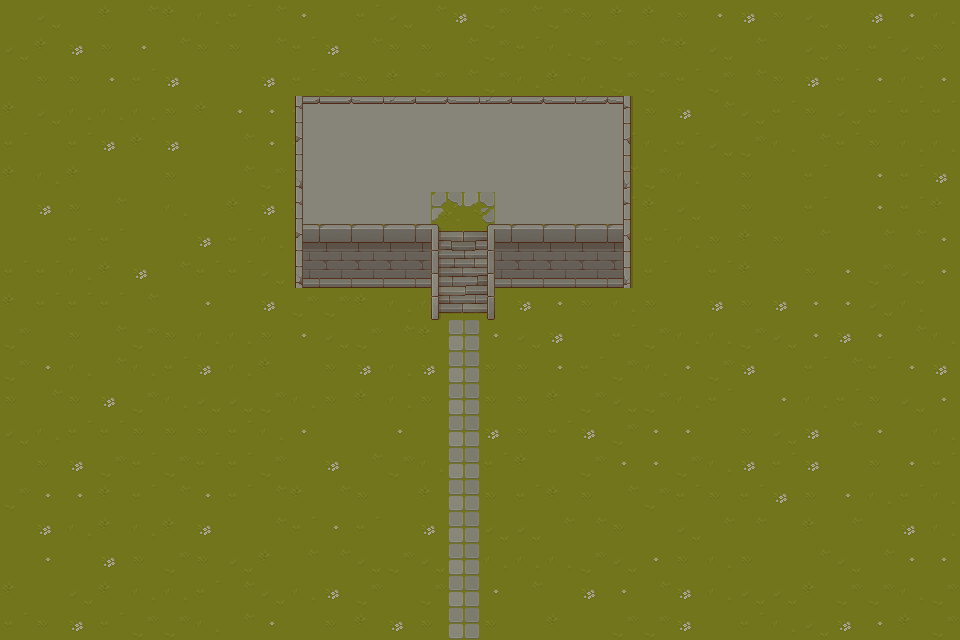

This is a level from a 2D game, rendered from its Tiled map with the project's own tilesets. A one-line summary and the complete map file follow:
An orthogonal 30x20 tile map with 32x32 px tiles, 3 tile layers (Base, Level2, Walls), 4 tilesets and 8 objects (Player).

<map version="1.10" tiledversion="1.11.1-99-gec89c545" orientation="orthogonal" renderorder="right-down" width="30" height="20" tilewidth="32" tileheight="32" infinite="0" nextlayerid="6" nextobjectid="53">
 <tileset firstgid="1" name="TX Struct" tilewidth="32" tileheight="32" tilecount="256" columns="16">
  <image source="../images/TX Struct.png" width="512" height="512" />
 </tileset>
 <tileset firstgid="257" name="TX Tileset Grass" tilewidth="32" tileheight="32" tilecount="64" columns="8">
  <image source="../images/TX Tileset Grass.png" width="256" height="256" />
 </tileset>
 <tileset firstgid="321" name="TX Tileset Wall" tilewidth="32" tileheight="32" tilecount="256" columns="16">
  <image source="../images/TX Tileset Wall.png" width="512" height="512" />
 </tileset>
 <tileset firstgid="577" name="TX Tileset Stone Ground" tilewidth="32" tileheight="32" tilecount="64" columns="8">
  <image source="../images/TX Tileset Stone Ground.png" width="256" height="256" />
 </tileset>
 <layer id="1" name="Base" width="30" height="20">
  <data encoding="csv">
257,260,257,258,267,258,268,259,267,261,257,259,260,267,269,266,267,266,265,258,258,265,261,269,265,260,257,269,261,268,
260,258,269,265,261,267,265,265,267,259,269,267,265,265,267,266,259,268,266,266,267,258,260,267,257,260,265,259,260,265,
257,265,265,261,259,269,257,257,269,259,266,265,258,266,267,266,268,258,268,266,266,259,266,267,265,269,259,261,268,261,
258,260,268,268,268,265,258,261,261,259,259,260,268,259,259,265,259,260,269,261,265,269,267,260,259,265,260,259,259,259,
259,257,259,269,258,269,257,267,261,259,266,261,267,259,267,266,267,266,260,259,268,259,260,266,268,267,259,265,268,268,
258,268,258,257,257,265,257,267,266,260,268,260,268,259,269,261,260,258,268,267,266,268,257,265,257,259,257,261,259,269,
257,269,265,267,257,268,257,258,269,268,268,268,258,258,265,259,266,268,268,259,258,260,257,265,257,259,257,261,259,258,
257,257,259,259,257,257,269,259,268,267,259,267,260,265,257,267,265,259,257,269,259,268,265,258,265,267,257,267,267,261,
259,259,268,258,269,267,259,259,260,269,258,268,259,268,259,268,257,268,265,258,259,257,259,258,257,265,261,266,260,261,
258,259,259,259,267,257,261,257,269,266,266,258,268,268,258,258,269,261,265,268,265,257,269,265,269,261,261,260,268,257,
266,257,265,267,266,265,268,268,265,261,260,266,267,258,289,261,260,269,257,259,266,268,268,266,260,261,269,261,267,268,
266,261,268,267,268,259,269,268,258,257,265,269,268,269,289,265,265,261,259,266,268,261,266,269,257,259,267,259,261,269,
265,267,265,269,266,268,260,260,266,268,265,258,268,265,289,265,265,258,266,260,266,268,259,257,261,268,259,265,260,261,
260,268,259,259,265,265,265,259,268,261,257,257,261,257,289,269,265,259,269,266,261,261,257,265,260,269,267,261,257,268,
257,265,269,266,259,266,259,259,266,257,269,267,266,268,289,259,258,257,266,261,261,266,268,269,259,269,257,265,261,259,
266,261,261,258,259,267,261,259,267,258,267,265,257,258,289,265,259,258,265,267,266,259,265,259,269,265,261,268,259,268,
257,269,268,258,268,258,269,257,267,259,261,259,257,269,289,260,260,267,267,265,257,260,267,267,257,258,267,257,269,268,
257,261,257,269,265,266,265,260,258,267,267,260,266,260,289,268,268,268,266,260,261,265,268,265,257,267,260,267,261,261,
258,257,260,258,268,268,259,267,260,268,269,266,257,266,289,261,267,257,269,261,267,269,268,260,260,258,266,266,268,266,
259,265,269,259,266,266,268,267,261,257,265,258,269,265,289,265,257,258,257,266,266,269,257,259,268,260,269,261,258,266
</data>
 </layer>
 <layer id="3" name="Level2" width="30" height="20" offsetx="15" offsety="0">
  <data encoding="csv">
0,0,0,0,0,0,0,0,0,0,0,0,0,0,0,0,0,0,0,0,0,0,0,0,0,0,0,0,0,0,
0,0,0,0,0,0,0,0,0,0,0,0,0,0,0,0,0,0,0,0,0,0,0,0,0,0,0,0,0,0,
0,0,0,0,0,0,0,0,0,0,0,0,0,0,0,0,0,0,0,0,0,0,0,0,0,0,0,0,0,0,
0,0,0,0,0,0,0,0,0,586,586,586,586,586,586,586,586,586,586,0,0,0,0,0,0,0,0,0,0,0,
0,0,0,0,0,0,0,0,0,586,586,586,586,586,586,586,586,586,586,0,0,0,0,0,0,0,0,0,0,0,
0,0,0,0,0,0,0,0,0,586,586,586,586,586,586,586,586,586,586,0,0,0,0,0,0,0,0,0,0,0,
0,0,0,0,0,0,0,0,0,586,586,586,586,313,314,586,586,586,586,0,0,0,0,0,0,0,0,0,0,0,
0,0,0,0,0,0,0,0,0,0,0,0,0,0,0,0,0,0,0,0,0,0,0,0,0,0,0,0,0,0,
0,0,0,0,0,0,0,0,0,0,0,0,0,0,0,0,0,0,0,0,0,0,0,0,0,0,0,0,0,0,
0,0,0,0,0,0,0,0,0,0,0,0,0,0,0,0,0,0,0,0,0,0,0,0,0,0,0,0,0,0,
0,0,0,0,0,0,0,0,0,0,0,0,0,0,0,0,0,0,0,0,0,0,0,0,0,0,0,0,0,0,
0,0,0,0,0,0,0,0,0,0,0,0,0,0,0,0,0,0,0,0,0,0,0,0,0,0,0,0,0,0,
0,0,0,0,0,0,0,0,0,0,0,0,0,0,0,0,0,0,0,0,0,0,0,0,0,0,0,0,0,0,
0,0,0,0,0,0,0,0,0,0,0,0,0,0,0,0,0,0,0,0,0,0,0,0,0,0,0,0,0,0,
0,0,0,0,0,0,0,0,0,0,0,0,0,0,0,0,0,0,0,0,0,0,0,0,0,0,0,0,0,0,
0,0,0,0,0,0,0,0,0,0,0,0,0,0,0,0,0,0,0,0,0,0,0,0,0,0,0,0,0,0,
0,0,0,0,0,0,0,0,0,0,0,0,0,0,0,0,0,0,0,0,0,0,0,0,0,0,0,0,0,0,
0,0,0,0,0,0,0,0,0,0,0,0,0,0,0,0,0,0,0,0,0,0,0,0,0,0,0,0,0,0,
0,0,0,0,0,0,0,0,0,0,0,0,0,0,0,0,0,0,0,0,0,0,0,0,0,0,0,0,0,0,
0,0,0,0,0,0,0,0,0,0,0,0,0,0,0,0,0,0,0,0,0,0,0,0,0,0,0,0,0,0
</data>
 </layer>
 <layer id="2" name="Walls" width="30" height="20" offsetx="15" offsety="0">
  <data encoding="csv">
0,0,0,0,0,0,0,0,0,0,0,0,0,0,0,0,0,0,0,0,0,0,0,0,0,0,0,0,0,0,
0,0,0,0,0,0,0,0,0,0,0,0,0,0,0,0,0,0,0,0,0,0,0,0,0,0,0,0,0,0,
0,0,0,0,0,0,0,0,0,0,0,0,0,0,0,0,0,0,0,0,0,0,0,0,0,0,0,0,0,0,
0,0,0,0,0,0,0,0,347,349,350,351,349,350,351,349,350,351,350,346,0,0,0,0,0,0,0,0,0,0,
0,0,0,0,0,0,0,0,363,0,0,0,0,0,0,0,0,0,0,362,0,0,0,0,0,0,0,0,0,0,
0,0,0,0,0,0,0,0,379,0,0,0,0,0,0,0,0,0,0,378,0,0,0,0,0,0,0,0,0,0,
0,0,0,0,0,0,0,0,347,0,0,0,0,0,0,0,0,0,0,346,0,0,0,0,0,0,0,0,0,0,
0,0,0,0,0,0,0,0,363,418,418,418,418,18,19,418,418,418,418,362,0,0,0,0,0,0,0,0,0,0,
0,0,0,0,0,0,0,0,379,434,434,434,434,34,35,434,434,434,434,378,0,0,0,0,0,0,0,0,0,0,
0,0,0,0,0,0,0,0,0,0,0,0,0,50,51,0,0,0,0,0,0,0,0,0,0,0,0,0,0,0,
0,0,0,0,0,0,0,0,0,0,0,0,0,0,0,0,0,0,0,0,0,0,0,0,0,0,0,0,0,0,
0,0,0,0,0,0,0,0,0,0,0,0,0,0,0,0,0,0,0,0,0,0,0,0,0,0,0,0,0,0,
0,0,0,0,0,0,0,0,0,0,0,0,0,0,0,0,0,0,0,0,0,0,0,0,0,0,0,0,0,0,
0,0,0,0,0,0,0,0,0,0,0,0,0,0,0,0,0,0,0,0,0,0,0,0,0,0,0,0,0,0,
0,0,0,0,0,0,0,0,0,0,0,0,0,0,0,0,0,0,0,0,0,0,0,0,0,0,0,0,0,0,
0,0,0,0,0,0,0,0,0,0,0,0,0,0,0,0,0,0,0,0,0,0,0,0,0,0,0,0,0,0,
0,0,0,0,0,0,0,0,0,0,0,0,0,0,0,0,0,0,0,0,0,0,0,0,0,0,0,0,0,0,
0,0,0,0,0,0,0,0,0,0,0,0,0,0,0,0,0,0,0,0,0,0,0,0,0,0,0,0,0,0,
0,0,0,0,0,0,0,0,0,0,0,0,0,0,0,0,0,0,0,0,0,0,0,0,0,0,0,0,0,0,
0,0,0,0,0,0,0,0,0,0,0,0,0,0,0,0,0,0,0,0,0,0,0,0,0,0,0,0,0,0
</data>
 </layer>
 <objectgroup id="4" name="Spawnpoints">
  <object id="1" name="Player" type="Player" x="448" y="352" width="32" height="32" />
 </objectgroup>
 <objectgroup id="5" name="CollisionBlocks">
  <object id="37" x="288" y="224" width="144" />
  <object id="38" x="288" y="96" width="14" height="129" />
  <object id="40" x="288" y="96" width="352" />
  <object id="41" x="640" y="96" width="-16" height="128" />
  <object id="42" x="495" y="222" width="144" height="1" />
  <object id="50" x="416" y="320" width="32" height="320" />
  <object id="51" x="480" y="320" width="32" height="320" />
 </objectgroup>
</map>
